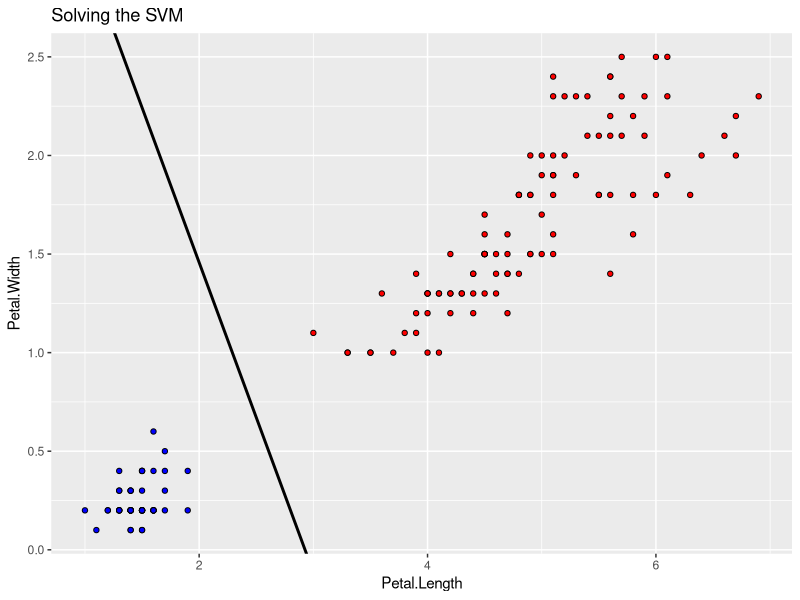

Source code (R):
library("e1071")

data(iris)
train <- iris
train$y <-ifelse(train[,5]=="setosa", 1, -1)

#train <- train[order(train$y, decreasing=TRUE),]

X <- as.matrix(train[,c("Petal.Length", "Petal.Width")])
y <- as.matrix(train$y)
#n <- dim(X)[1]

C <- 1e5     # Huge value forces hard margin problem
sv <- svm(y~Petal.Length+Petal.Width, data=train, kernel="linear", scale=FALSE, type="C-classification", cost=C)

W <- rowSums(sapply(1:length(sv$coefs), function(i) sv$coefs[i]*sv$SV[i,]))
svmline = c(sv$rho/W[2], -W[1]/W[2])

library(ggplot2)
plt <- ggplot(train, aes(x=Petal.Length, y=Petal.Width)) + 
  ggtitle("Solving the SVM") +
  geom_point(aes(fill=factor(y)), pch=21) +
  geom_abline(intercept=svmline[1], slope=svmline[2], size=1)+
  scale_fill_manual(values=c("red","blue"), guide='none')+
  theme(legend.position="bottom", legend.title=element_blank())
print(plt)

print(sprintf("svm number of nonzeros: %d", length(sv$coefs)))
print(sprintf("svm: Intercept: %f    Slope: %f", svmline[1], svmline[2]))

sv$SV

dim(sv$SV)[1]/(dim(train)[1]-1)
